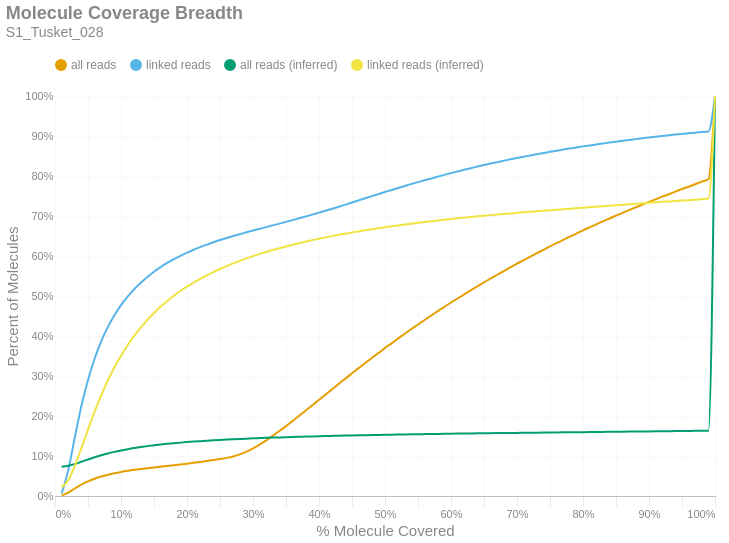

The notebook cell saved with this chart:
### Markdown cell above
### Molecule Read Coverage
This chart shows molecule coverage breadth as computed by the number of bases aligned to that molecule. In other words, "*how much of each unique long molecule is actually sequenced/aligned?*" Keep in mind there is a distinction between sequences and alignments, since some sequences belonging to a particular molecule may not align well and wouldn't appear in the alignment data. This chart also shows molecule coverage breadth as computed by the *inferred fragment* from which the aligned sequences originate. Unlike read coverage, this calculation takes into account the total insert size, including unsequenced gaps between the forward and reverse reads. Like the previous figures, these are cumulative percents.

### Code cell
if SKIPLR:
    print_html(f"Skipped")
else:
    binned_df = consolidated_hist(valids['coverage_bp'], mask, 0.01, True)
    binned_df_inf = consolidated_hist(valids['coverage_inserts'], mask, 0.01, True)
    binned_df = binned_df.with_columns(pl.lit(binned_df_inf['all reads (cumsum)']).alias('all reads (inferred)'))
    binned_df = binned_df.with_columns(pl.lit(binned_df_inf['linked reads (cumsum)']).alias('linked reads (inferred)'))
    binned_df = binned_df.with_columns(
        (pl.col('bin').cast(pl.Float64) + 0.01).alias('right_edge')
    )

    with SafeRender(binned_df):
        (
            density_plot(binned_df, 'Molecule Coverage Breadth', samplename, 'molcov', ['all reads (inferred)','linked reads (inferred)'])
            .encode(
                #x=alt.X('bin:Q', title="% Molecule Covered").axis(format = '%').scale(padding=0),
                x=alt.X('right_edge:Q', title="% Molecule Covered").axis(format='%').scale(padding=0),
                y=alt.Y('value:Q', title='Percent of Molecules')
                    .axis(format='%')
                    .stack(False)
                    .scale(domainMin=0, padding=0),
                color=alt.Color("key:N").scale(domain = ["all reads", "linked reads", "all reads (inferred)", "linked reads (inferred)"]),
                tooltip = [
                    alt.Tooltip("key:N", title = "Data Type"),
                    alt.Tooltip("range_label:N", title="% Molecule Covered"),
                    alt.Tooltip("value:Q", format = ".2%", title="% Molecules")
                ]
            )
        ).display()

### Figure 1 — Vega-Lite specification as saved in the notebook (floating-point values rounded to 4 significant figures)
{"width": "container", "height": 400, "config": {"title": {"anchor": "start", "dy": -15, "fontSize": 18, "color": "#888888", "subtitleColor": "#888888", "subtitleFontSize": 14}, "arc": {"fill": "#0072B2"}, "axis": {"domainColor": "#888888", "domainWidth": 0.5, "gridWidth": 0.2, "grid": false, "titleFontWeight": 400, "titleFontSize": 15, "labelFontSize": 11, "labelColor": "#888888", "tickColor": "#888888", "tickWidth": 0.2, "titleColor": "#888888"}, "axisBand": {"grid": false}, "axisX": {"grid": true, "tickSize": 10, "domainCap": "round"}, "axisY": {"domain": false, "grid": true, "tickSize": 0, "domainCap": "round"}, "background": "transparent", "header": {"labelFontSize": 15, "labelColor": "#888888", "titleFontSize": 15, "titleFontWeight": 600, "titleColor": "#888888"}, "legend": {"labelFont": "sans-serif", "labelFontSize": 12, "labelColor": "#888888", "symbolSize": 100, "symbolType": "circle", "titleFontSize": 12, "titlePadding": 10, "titleColor": "#888888", "title": null, "orient": "top"}, "range": {"category": ["#E69F00", "#56B4E9", "#009E73", "#F0E442", "#0072B2", "#D55E00", "#CC79A7", "#000000"], "diverging": ["#cfe8f3", "#a2d4ec", "#73bfe2", "#46abdb", "#1696d2", "#12719e"]}, "area": {"fill": "#0072B2", "fillOpacity": 0.7, "line": true, "strokeOpacity": 0.7}, "line": {"color": "#0072B2", "stroke": "#0072B2", "strokeWidth": 2}, "trail": {"color": "#0072B2", "stroke": "#0072B2", "strokeWidth": 0, "size": 1}, "point": {"filled": true, "fillOpacity": 1.0, "size": 95}, "text": {"color": "#888888", "fontSize": 11, "align": "right", "fontWeight": 400, "size": 11}, "bar": {"fill": "#0072B2", "stroke": null}, "view": {"stroke": null, "continuousWidth": 660, "continuousHeight": 400}}, "data": {"name": "data-d62d2b7f6b919f81a0cd1bdbd909eb3c"}, "mark": {"type": "line", "interpolate": "monotone", "point": {"opacity": 0, "size": 275}}, "encoding": {"color": {"field": "key", "scale": {"domain": ["all reads", "linked reads", "all reads (inferred)", "linked reads (inferred)"]}, "type": "nominal"}, "tooltip": [{"field": "key", "title": "Data Type", "type": "nominal"}, {"field": "range_label", "title": "% Molecule Covered", "type": "nominal"}, {"field": "value", "format": ".2%", "title": "% Molecules", "type": "quantitative"}], "x": {"axis": {"format": "%"}, "field": "right_edge", "scale": {"padding": 0}, "title": "% Molecule Covered", "type": "quantitative"}, "y": {"axis": {"format": "%"}, "field": "value", "scale": {"domainMin": 0, "padding": 0}, "stack": false, "title": "Percent of Molecules", "type": "quantitative"}}, "params": [{"name": "param_c36ac31b6afebe62", "select": {"type": "point", "fields": ["key"]}, "bind": "legend"}], "title": {"text": "Molecule Coverage Breadth", "subtitle": "S1_Tusket_028"}, "transform": [{"fold": ["all reads (cumsum)", "linked reads (cumsum)", "all reads (inferred)", "linked reads (inferred)"]}, {"calculate": "replace(datum.key, ' (cumsum)', '')", "as": "key"}, {"filter": {"param": "param_c36ac31b6afebe62"}}], "usermeta": {"embedOptions": {"downloadFileName": "S1_Tusket_028.molcov"}}, "$schema": "https://vega.github.io/schema/vega-lite/v6.1.0.json", "datasets": {"data-d62d2b7f6b919f81a0cd1bdbd909eb3c": [{"bin": "0.0", "interval": "0.0-0.01", "all reads": 0.001038, "linked reads": 0.006406, "all reads (cumsum)": 0.001038, "linked reads (cumsum)": 0.006406, "range_label": "0.0-0.01", "all reads (inferred)": 0.07307, "linked reads (inferred)": 0.02162, "right_edge": 0.01}, {"bin": "0.01", "interval": "0.01-0.02", "all reads": 0.007396, "linked reads": 0.05761, "all reads (cumsum)": 0.008434, "linked reads (cumsum)": 0.06401, "range_label": "0.01-0.02", "all reads (inferred)": 0.0755, "linked reads (inferred)": 0.03917, "right_edge": 0.02}, {"bin": "0.02", "interval": "0.02-0.03", "all reads": 0.01032, "linked reads": 0.08245, "all reads (cumsum)": 0.01875, "linked reads (cumsum)": 0.1465, "range_label": "0.02-0.03", "all reads (inferred)": 0.08008, "linked reads (inferred)": 0.07525, "right_edge": 0.03}, {"bin": "0.03", "interval": "0.03-0.04", "all reads": 0.009805, "linked reads": 0.07845, "all reads (cumsum)": 0.02856, "linked reads (cumsum)": 0.2249, "range_label": "0.03-0.04", "all reads (inferred)": 0.0856, "linked reads (inferred)": 0.1198, "right_edge": 0.04}, {"bin": "0.04", "interval": "0.04-0.05", "all reads": 0.008089, "linked reads": 0.06497, "all reads (cumsum)": 0.03664, "linked reads (cumsum)": 0.2899, "range_label": "0.04-0.05", "all reads (inferred)": 0.09131, "linked reads (inferred)": 0.1661, "right_edge": 0.05}, {"bin": "0.05", "interval": "0.05-0.06", "all reads": 0.006634, "linked reads": 0.05317, "all reads (cumsum)": 0.04328, "linked reads (cumsum)": 0.3431, "range_label": "0.05-0.06", "all reads (inferred)": 0.09677, "linked reads (inferred)": 0.2107, "right_edge": 0.06}, {"bin": "0.06", "interval": "0.06-0.07", "all reads": 0.005433, "linked reads": 0.04353, "all reads (cumsum)": 0.04871, "linked reads (cumsum)": 0.3866, "range_label": "0.06-0.07", "all reads (inferred)": 0.1018, "linked reads (inferred)": 0.2517, "right_edge": 0.07}, {"bin": "0.07", "interval": "0.07-0.08", "all reads": 0.004451, "linked reads": 0.03556, "all reads (cumsum)": 0.05316, "linked reads (cumsum)": 0.4221, "range_label": "0.07-0.08", "all reads (inferred)": 0.1063, "linked reads (inferred)": 0.2888, "right_edge": 0.08}, {"bin": "0.08", "interval": "0.08-0.09", "all reads": 0.003731, "linked reads": 0.02953, "all reads (cumsum)": 0.05689, "linked reads (cumsum)": 0.4517, "range_label": "0.08-0.09", "all reads (inferred)": 0.1103, "linked reads (inferred)": 0.3215, "right_edge": 0.09}, {"bin": "0.09", "interval": "0.09-0.1", "all reads": 0.003253, "linked reads": 0.02536, "all reads (cumsum)": 0.06015, "linked reads (cumsum)": 0.477, "range_label": "0.09-0.1", "all reads (inferred)": 0.1138, "linked reads (inferred)": 0.3507, "right_edge": 0.1}, {"bin": "0.1", "interval": "0.1-0.11", "all reads": 0.002786, "linked reads": 0.02139, "all reads (cumsum)": 0.06293, "linked reads (cumsum)": 0.4984, "range_label": "0.1-0.11", "all reads (inferred)": 0.117, "linked reads (inferred)": 0.3769, "right_edge": 0.11}, {"bin": "0.11", "interval": "0.11-0.12", "all reads": 0.002463, "linked reads": 0.01857, "all reads (cumsum)": 0.06539, "linked reads (cumsum)": 0.517, "range_label": "0.11-0.12", "all reads (inferred)": 0.1198, "linked reads (inferred)": 0.4004, "right_edge": 0.12}, {"bin": "0.12", "interval": "0.12-0.13", "all reads": 0.002178, "linked reads": 0.01615, "all reads (cumsum)": 0.06757, "linked reads (cumsum)": 0.5331, "range_label": "0.12-0.13", "all reads (inferred)": 0.1224, "linked reads (inferred)": 0.4215, "right_edge": 0.13}, {"bin": "0.13", "interval": "0.13-0.14", "all reads": 0.002021, "linked reads": 0.01462, "all reads (cumsum)": 0.06959, "linked reads (cumsum)": 0.5478, "range_label": "0.13-0.14", "all reads (inferred)": 0.1247, "linked reads (inferred)": 0.4403, "right_edge": 0.14}, {"bin": "0.14", "interval": "0.14-0.15", "all reads": 0.001877, "linked reads": 0.01301, "all reads (cumsum)": 0.07147, "linked reads (cumsum)": 0.5608, "range_label": "0.14-0.15", "all reads (inferred)": 0.1268, "linked reads (inferred)": 0.4577, "right_edge": 0.15}, {"bin": "0.15", "interval": "0.15-0.16", "all reads": 0.001784, "linked reads": 0.01147, "all reads (cumsum)": 0.07326, "linked reads (cumsum)": 0.5722, "range_label": "0.15-0.16", "all reads (inferred)": 0.1287, "linked reads (inferred)": 0.4732, "right_edge": 0.16}, {"bin": "0.16", "interval": "0.16-0.17", "all reads": 0.001799, "linked reads": 0.01033, "all reads (cumsum)": 0.07505, "linked reads (cumsum)": 0.5826, "range_label": "0.16-0.17", "all reads (inferred)": 0.1304, "linked reads (inferred)": 0.4874, "right_edge": 0.17}, {"bin": "0.17", "interval": "0.17-0.18", "all reads": 0.001843, "linked reads": 0.009363, "all reads (cumsum)": 0.0769, "linked reads (cumsum)": 0.5919, "range_label": "0.17-0.18", "all reads (inferred)": 0.132, "linked reads (inferred)": 0.5005, "right_edge": 0.18}, {"bin": "0.18", "interval": "0.18-0.19", "all reads": 0.001914, "linked reads": 0.008565, "all reads (cumsum)": 0.07881, "linked reads (cumsum)": 0.6005, "range_label": "0.18-0.19", "all reads (inferred)": 0.1334, "linked reads (inferred)": 0.5124, "right_edge": 0.19}, {"bin": "0.19", "interval": "0.19-0.2", "all reads": 0.001999, "linked reads": 0.007848, "all reads (cumsum)": 0.08081, "linked reads (cumsum)": 0.6083, "range_label": "0.19-0.2", "all reads (inferred)": 0.1348, "linked reads (inferred)": 0.5233, "right_edge": 0.2}, {"bin": "0.2", "interval": "0.2-0.21", "all reads": 0.002063, "linked reads": 0.007298, "all reads (cumsum)": 0.08287, "linked reads (cumsum)": 0.6156, "range_label": "0.2-0.21", "all reads (inferred)": 0.136, "linked reads (inferred)": 0.5334, "right_edge": 0.21}, {"bin": "0.21", "interval": "0.21-0.22", "all reads": 0.002187, "linked reads": 0.006712, "all reads (cumsum)": 0.08506, "linked reads (cumsum)": 0.6224, "range_label": "0.21-0.22", "all reads (inferred)": 0.1371, "linked reads (inferred)": 0.5428, "right_edge": 0.22}, {"bin": "0.22", "interval": "0.22-0.23", "all reads": 0.002277, "linked reads": 0.006182, "all reads (cumsum)": 0.08734, "linked reads (cumsum)": 0.6285, "range_label": "0.22-0.23", "all reads (inferred)": 0.1382, "linked reads (inferred)": 0.5516, "right_edge": 0.23}, {"bin": "0.23", "interval": "0.23-0.24", "all reads": 0.002447, "linked reads": 0.005853, "all reads (cumsum)": 0.08979, "linked reads (cumsum)": 0.6344, "range_label": "0.23-0.24", "all reads (inferred)": 0.1392, "linked reads (inferred)": 0.5598, "right_edge": 0.24}, {"bin": "0.24", "interval": "0.24-0.25", "all reads": 0.002651, "linked reads": 0.005501, "all reads (cumsum)": 0.09244, "linked reads (cumsum)": 0.6399, "range_label": "0.24-0.25", "all reads (inferred)": 0.1402, "linked reads (inferred)": 0.5676, "right_edge": 0.25}, {"bin": "0.25", "interval": "0.25-0.26", "all reads": 0.002876, "linked reads": 0.005106, "all reads (cumsum)": 0.09531, "linked reads (cumsum)": 0.645, "range_label": "0.25-0.26", "all reads (inferred)": 0.141, "linked reads (inferred)": 0.5748, "right_edge": 0.26}, {"bin": "0.26", "interval": "0.26-0.27", "all reads": 0.003638, "linked reads": 0.004904, "all reads (cumsum)": 0.09895, "linked reads (cumsum)": 0.6499, "range_label": "0.26-0.27", "all reads (inferred)": 0.1419, "linked reads (inferred)": 0.5815, "right_edge": 0.27}, {"bin": "0.27", "interval": "0.27-0.28", "all reads": 0.005058, "linked reads": 0.004641, "all reads (cumsum)": 0.104, "linked reads (cumsum)": 0.6545, "range_label": "0.27-0.28", "all reads (inferred)": 0.1426, "linked reads (inferred)": 0.5878, "right_edge": 0.28}, {"bin": "0.28", "interval": "0.28-0.29", "all reads": 0.006803, "linked reads": 0.004625, "all reads (cumsum)": 0.1108, "linked reads (cumsum)": 0.6592, "range_label": "0.28-0.29", "all reads (inferred)": 0.1434, "linked reads (inferred)": 0.594, "right_edge": 0.29}, {"bin": "0.29", "interval": "0.29-0.3", "all reads": 0.008381, "linked reads": 0.004444, "all reads (cumsum)": 0.1192, "linked reads (cumsum)": 0.6636, "range_label": "0.29-0.3", "all reads (inferred)": 0.1441, "linked reads (inferred)": 0.5997, "right_edge": 0.3}, {"bin": "0.3", "interval": "0.3-0.31", "all reads": 0.009441, "linked reads": 0.004302, "all reads (cumsum)": 0.1286, "linked reads (cumsum)": 0.6679, "range_label": "0.3-0.31", "all reads (inferred)": 0.1447, "linked reads (inferred)": 0.6049, "right_edge": 0.31}, {"bin": "0.31", "interval": "0.31-0.32", "all reads": 0.01049, "linked reads": 0.004251, "all reads (cumsum)": 0.1391, "linked reads (cumsum)": 0.6722, "range_label": "0.31-0.32", "all reads (inferred)": 0.1454, "linked reads (inferred)": 0.6101, "right_edge": 0.32}, {"bin": "0.32", "interval": "0.32-0.33", "all reads": 0.01139, "linked reads": 0.00437, "all reads (cumsum)": 0.1505, "linked reads (cumsum)": 0.6765, "range_label": "0.32-0.33", "all reads (inferred)": 0.146, "linked reads (inferred)": 0.615, "right_edge": 0.33}, {"bin": "0.33", "interval": "0.33-0.34", "all reads": 0.01184, "linked reads": 0.00434, "all reads (cumsum)": 0.1624, "linked reads (cumsum)": 0.6809, "range_label": "0.33-0.34", "all reads (inferred)": 0.1465, "linked reads (inferred)": 0.6196, "right_edge": 0.34}, {"bin": "0.34", "interval": "0.34-0.35", "all reads": 0.01235, "linked reads": 0.004406, "all reads (cumsum)": 0.1747, "linked reads (cumsum)": 0.6853, "range_label": "0.34-0.35", "all reads (inferred)": 0.1471, "linked reads (inferred)": 0.6239, "right_edge": 0.35}, {"bin": "0.35", "interval": "0.35-0.36", "all reads": 0.01284, "linked reads": 0.004484, "all reads (cumsum)": 0.1875, "linked reads (cumsum)": 0.6898, "range_label": "0.35-0.36", "all reads (inferred)": 0.1476, "linked reads (inferred)": 0.6281, "right_edge": 0.36}, {"bin": "0.36", "interval": "0.36-0.37", "all reads": 0.01301, "linked reads": 0.004441, "all reads (cumsum)": 0.2006, "linked reads (cumsum)": 0.6942, "range_label": "0.36-0.37", "all reads (inferred)": 0.1481, "linked reads (inferred)": 0.6321, "right_edge": 0.37}, {"bin": "0.37", "interval": "0.37-0.38", "all reads": 0.01324, "linked reads": 0.004583, "all reads (cumsum)": 0.2138, "linked reads (cumsum)": 0.6988, "range_label": "0.37-0.38", "all reads (inferred)": 0.1486, "linked reads (inferred)": 0.636, "right_edge": 0.38}, {"bin": "0.38", "interval": "0.38-0.39", "all reads": 0.01329, "linked reads": 0.004654, "all reads (cumsum)": 0.2271, "linked reads (cumsum)": 0.7034, "range_label": "0.38-0.39", "all reads (inferred)": 0.149, "linked reads (inferred)": 0.6397, "right_edge": 0.39}, {"bin": "0.39", "interval": "0.39-0.4", "all reads": 0.01353, "linked reads": 0.004889, "all reads (cumsum)": 0.2406, "linked reads (cumsum)": 0.7083, "range_label": "0.39-0.4", "all reads (inferred)": 0.1495, "linked reads (inferred)": 0.6432, "right_edge": 0.4}, {"bin": "0.4", "interval": "0.4-0.41", "all reads": 0.01319, "linked reads": 0.004908, "all reads (cumsum)": 0.2538, "linked reads (cumsum)": 0.7132, "range_label": "0.4-0.41", "all reads (inferred)": 0.1499, "linked reads (inferred)": 0.6465, "right_edge": 0.41}, {"bin": "0.41", "interval": "0.41-0.42", "all reads": 0.01331, "linked reads": 0.004984, "all reads (cumsum)": 0.2671, "linked reads (cumsum)": 0.7182, "range_label": "0.41-0.42", "all reads (inferred)": 0.1503, "linked reads (inferred)": 0.6497, "right_edge": 0.42}, {"bin": "0.42", "interval": "0.42-0.43", "all reads": 0.01334, "linked reads": 0.005044, "all reads (cumsum)": 0.2805, "linked reads (cumsum)": 0.7233, "range_label": "0.42-0.43", "all reads (inferred)": 0.1507, "linked reads (inferred)": 0.6529, "right_edge": 0.43}, {"bin": "0.43", "interval": "0.43-0.44", "all reads": 0.01305, "linked reads": 0.005207, "all reads (cumsum)": 0.2935, "linked reads (cumsum)": 0.7285, "range_label": "0.43-0.44", "all reads (inferred)": 0.151, "linked reads (inferred)": 0.6558, "right_edge": 0.44}, {"bin": "0.44", "interval": "0.44-0.45", "all reads": 0.01317, "linked reads": 0.005192, "all reads (cumsum)": 0.3067, "linked reads (cumsum)": 0.7337, "range_label": "0.44-0.45", "all reads (inferred)": 0.1514, "linked reads (inferred)": 0.6587, "right_edge": 0.45}, {"bin": "0.45", "interval": "0.45-0.46", "all reads": 0.01301, "linked reads": 0.005329, "all reads (cumsum)": 0.3197, "linked reads (cumsum)": 0.739, "range_label": "0.45-0.46", "all reads (inferred)": 0.1517, "linked reads (inferred)": 0.6615, "right_edge": 0.46}, {"bin": "0.46", "interval": "0.46-0.47", "all reads": 0.01274, "linked reads": 0.005313, "all reads (cumsum)": 0.3324, "linked reads (cumsum)": 0.7443, "range_label": "0.46-0.47", "all reads (inferred)": 0.1521, "linked reads (inferred)": 0.6642, "right_edge": 0.47}, {"bin": "0.47", "interval": "0.47-0.48", "all reads": 0.01274, "linked reads": 0.005269, "all reads (cumsum)": 0.3452, "linked reads (cumsum)": 0.7496, "range_label": "0.47-0.48", "all reads (inferred)": 0.1524, "linked reads (inferred)": 0.6668, "right_edge": 0.48}, {"bin": "0.48", "interval": "0.48-0.49", "all reads": 0.01199, "linked reads": 0.005203, "all reads (cumsum)": 0.3571, "linked reads (cumsum)": 0.7548, "range_label": "0.48-0.49", "all reads (inferred)": 0.1527, "linked reads (inferred)": 0.6693, "right_edge": 0.49}, {"bin": "0.49", "interval": "0.49-0.5", "all reads": 0.01325, "linked reads": 0.005298, "all reads (cumsum)": 0.3704, "linked reads (cumsum)": 0.7601, "range_label": "0.49-0.5", "all reads (inferred)": 0.153, "linked reads (inferred)": 0.6718, "right_edge": 0.5}, {"bin": "0.5", "interval": "0.5-0.51", "all reads": 0.01117, "linked reads": 0.00491, "all reads (cumsum)": 0.3816, "linked reads (cumsum)": 0.765, "range_label": "0.5-0.51", "all reads (inferred)": 0.1533, "linked reads (inferred)": 0.6741, "right_edge": 0.51}, {"bin": "0.51", "interval": "0.51-0.52", "all reads": 0.01242, "linked reads": 0.005163, "all reads (cumsum)": 0.394, "linked reads (cumsum)": 0.7702, "range_label": "0.51-0.52", "all reads (inferred)": 0.1536, "linked reads (inferred)": 0.6764, "right_edge": 0.52}, {"bin": "0.52", "interval": "0.52-0.53", "all reads": 0.0117, "linked reads": 0.00494, "all reads (cumsum)": 0.4057, "linked reads (cumsum)": 0.7751, "range_label": "0.52-0.53", "all reads (inferred)": 0.1539, "linked reads (inferred)": 0.6786, "right_edge": 0.53}, {"bin": "0.53", "interval": "0.53-0.54", "all reads": 0.01175, "linked reads": 0.004808, "all reads (cumsum)": 0.4174, "linked reads (cumsum)": 0.7799, "range_label": "0.53-0.54", "all reads (inferred)": 0.1542, "linked reads (inferred)": 0.6808, "right_edge": 0.54}, {"bin": "0.54", "interval": "0.54-0.55", "all reads": 0.01123, "linked reads": 0.004769, "all reads (cumsum)": 0.4287, "linked reads (cumsum)": 0.7847, "range_label": "0.54-0.55", "all reads (inferred)": 0.1545, "linked reads (inferred)": 0.6829, "right_edge": 0.55}, {"bin": "0.55", "interval": "0.55-0.56", "all reads": 0.01138, "linked reads": 0.00468, "all reads (cumsum)": 0.44, "linked reads (cumsum)": 0.7894, "range_label": "0.55-0.56", "all reads (inferred)": 0.1547, "linked reads (inferred)": 0.685, "right_edge": 0.56}, {"bin": "0.56", "interval": "0.56-0.57", "all reads": 0.01118, "linked reads": 0.004547, "all reads (cumsum)": 0.4512, "linked reads (cumsum)": 0.7939, "range_label": "0.56-0.57", "all reads (inferred)": 0.155, "linked reads (inferred)": 0.6869, "right_edge": 0.57}, {"bin": "0.57", "interval": "0.57-0.58", "all reads": 0.01081, "linked reads": 0.004475, "all reads (cumsum)": 0.462, "linked reads (cumsum)": 0.7984, "range_label": "0.57-0.58", "all reads (inferred)": 0.1552, "linked reads (inferred)": 0.6888, "right_edge": 0.58}, {"bin": "0.58", "interval": "0.58-0.59", "all reads": 0.01084, "linked reads": 0.004474, "all reads (cumsum)": 0.4729, "linked reads (cumsum)": 0.8028, "range_label": "0.58-0.59", "all reads (inferred)": 0.1555, "linked reads (inferred)": 0.6906, "right_edge": 0.59}, {"bin": "0.59", "interval": "0.59-0.6", "all reads": 0.0108, "linked reads": 0.004402, "all reads (cumsum)": 0.4837, "linked reads (cumsum)": 0.8073, "range_label": "0.59-0.6", "all reads (inferred)": 0.1557, "linked reads (inferred)": 0.6925, "right_edge": 0.6}, {"bin": "0.6", "interval": "0.6-0.61", "all reads": 0.0101, "linked reads": 0.004197, "all reads (cumsum)": 0.4938, "linked reads (cumsum)": 0.8114, "range_label": "0.6-0.61", "all reads (inferred)": 0.156, "linked reads (inferred)": 0.6943, "right_edge": 0.61}, {"bin": "0.61", "interval": "0.61-0.62", "all reads": 0.01042, "linked reads": 0.004132, "all reads (cumsum)": 0.5042, "linked reads (cumsum)": 0.8156, "range_label": "0.61-0.62", "all reads (inferred)": 0.1562, "linked reads (inferred)": 0.6959, "right_edge": 0.62}, {"bin": "0.62", "interval": "0.62-0.63", "all reads": 0.01001, "linked reads": 0.003971, "all reads (cumsum)": 0.5142, "linked reads (cumsum)": 0.8196, "range_label": "0.62-0.63", "all reads (inferred)": 0.1564, "linked reads (inferred)": 0.6975, "right_edge": 0.63}, {"bin": "0.63", "interval": "0.63-0.64", "all reads": 0.009947, "linked reads": 0.003988, "all reads (cumsum)": 0.5242, "linked reads (cumsum)": 0.8235, "range_label": "0.63-0.64", "all reads (inferred)": 0.1566, "linked reads (inferred)": 0.6991, "right_edge": 0.64}, {"bin": "0.64", "interval": "0.64-0.65", "all reads": 0.009692, "linked reads": 0.003781, "all reads (cumsum)": 0.5339, "linked reads (cumsum)": 0.8273, "range_label": "0.64-0.65", "all reads (inferred)": 0.1568, "linked reads (inferred)": 0.7007, "right_edge": 0.65}, {"bin": "0.65", "interval": "0.65-0.66", "all reads": 0.00995, "linked reads": 0.003678, "all reads (cumsum)": 0.5438, "linked reads (cumsum)": 0.831, "range_label": "0.65-0.66", "all reads (inferred)": 0.157, "linked reads (inferred)": 0.7022, "right_edge": 0.66}, {"bin": "0.66", "interval": "0.66-0.67", "all reads": 0.009314, "linked reads": 0.00354, "all reads (cumsum)": 0.5531, "linked reads (cumsum)": 0.8345, "range_label": "0.66-0.67", "all reads (inferred)": 0.1572, "linked reads (inferred)": 0.7036, "right_edge": 0.67}, {"bin": "0.67", "interval": "0.67-0.68", "all reads": 0.009363, "linked reads": 0.003635, "all reads (cumsum)": 0.5625, "linked reads (cumsum)": 0.8382, "range_label": "0.67-0.68", "all reads (inferred)": 0.1574, "linked reads (inferred)": 0.7051, "right_edge": 0.68}, {"bin": "0.68", "interval": "0.68-0.69", "all reads": 0.009093, "linked reads": 0.003522, "all reads (cumsum)": 0.5716, "linked reads (cumsum)": 0.8417, "range_label": "0.68-0.69", "all reads (inferred)": 0.1576, "linked reads (inferred)": 0.7064, "right_edge": 0.69}, {"bin": "0.69", "interval": "0.69-0.7", "all reads": 0.009176, "linked reads": 0.003264, "all reads (cumsum)": 0.5807, "linked reads (cumsum)": 0.845, "range_label": "0.69-0.7", "all reads (inferred)": 0.1578, "linked reads (inferred)": 0.7078, "right_edge": 0.7}, {"bin": "0.7", "interval": "0.7-0.71", "all reads": 0.008812, "linked reads": 0.003197, "all reads (cumsum)": 0.5896, "linked reads (cumsum)": 0.8482, "range_label": "0.7-0.71", "all reads (inferred)": 0.158, "linked reads (inferred)": 0.7091, "right_edge": 0.71}, {"bin": "0.71", "interval": "0.71-0.72", "all reads": 0.00869, "linked reads": 0.003178, "all reads (cumsum)": 0.5982, "linked reads (cumsum)": 0.8513, "range_label": "0.71-0.72", "all reads (inferred)": 0.1582, "linked reads (inferred)": 0.7105, "right_edge": 0.72}, {"bin": "0.72", "interval": "0.72-0.73", "all reads": 0.00876, "linked reads": 0.003061, "all reads (cumsum)": 0.607, "linked reads (cumsum)": 0.8544, "range_label": "0.72-0.73", "all reads (inferred)": 0.1584, "linked reads (inferred)": 0.7118, "right_edge": 0.73}, {"bin": "0.73", "interval": "0.73-0.74", "all reads": 0.008399, "linked reads": 0.003028, "all reads (cumsum)": 0.6154, "linked reads (cumsum)": 0.8574, "range_label": "0.73-0.74", "all reads (inferred)": 0.1586, "linked reads (inferred)": 0.7132, "right_edge": 0.74}, {"bin": "0.74", "interval": "0.74-0.75", "all reads": 0.008749, "linked reads": 0.003004, "all reads (cumsum)": 0.6242, "linked reads (cumsum)": 0.8604, "range_label": "0.74-0.75", "all reads (inferred)": 0.1587, "linked reads (inferred)": 0.7145, "right_edge": 0.75}, {"bin": "0.75", "interval": "0.75-0.76", "all reads": 0.007984, "linked reads": 0.002749, "all reads (cumsum)": 0.6321, "linked reads (cumsum)": 0.8632, "range_label": "0.75-0.76", "all reads (inferred)": 0.1589, "linked reads (inferred)": 0.7157, "right_edge": 0.76}, {"bin": "0.76", "interval": "0.76-0.77", "all reads": 0.008152, "linked reads": 0.002892, "all reads (cumsum)": 0.6403, "linked reads (cumsum)": 0.8661, "range_label": "0.76-0.77", "all reads (inferred)": 0.1591, "linked reads (inferred)": 0.717, "right_edge": 0.77}, {"bin": "0.77", "interval": "0.77-0.78", "all reads": 0.007957, "linked reads": 0.002695, "all reads (cumsum)": 0.6482, "linked reads (cumsum)": 0.8688, "range_label": "0.77-0.78", "all reads (inferred)": 0.1593, "linked reads (inferred)": 0.7183, "right_edge": 0.78}, {"bin": "0.78", "interval": "0.78-0.79", "all reads": 0.007801, "linked reads": 0.002611, "all reads (cumsum)": 0.6561, "linked reads (cumsum)": 0.8714, "range_label": "0.78-0.79", "all reads (inferred)": 0.1595, "linked reads (inferred)": 0.7195, "right_edge": 0.79}, {"bin": "0.79", "interval": "0.79-0.8", "all reads": 0.008118, "linked reads": 0.002667, "all reads (cumsum)": 0.6642, "linked reads (cumsum)": 0.874, "range_label": "0.79-0.8", "all reads (inferred)": 0.1597, "linked reads (inferred)": 0.7208, "right_edge": 0.8}, {"bin": "0.8", "interval": "0.8-0.81", "all reads": 0.007343, "linked reads": 0.002411, "all reads (cumsum)": 0.6715, "linked reads (cumsum)": 0.8765, "range_label": "0.8-0.81", "all reads (inferred)": 0.1599, "linked reads (inferred)": 0.7221, "right_edge": 0.81}, {"bin": "0.81", "interval": "0.81-0.82", "all reads": 0.007446, "linked reads": 0.002375, "all reads (cumsum)": 0.679, "linked reads (cumsum)": 0.8788, "range_label": "0.81-0.82", "all reads (inferred)": 0.16, "linked reads (inferred)": 0.7233, "right_edge": 0.82}, {"bin": "0.82", "interval": "0.82-0.83", "all reads": 0.007509, "linked reads": 0.002344, "all reads (cumsum)": 0.6865, "linked reads (cumsum)": 0.8812, "range_label": "0.82-0.83", "all reads (inferred)": 0.1602, "linked reads (inferred)": 0.7245, "right_edge": 0.83}, {"bin": "0.83", "interval": "0.83-0.84", "all reads": 0.007297, "linked reads": 0.002422, "all reads (cumsum)": 0.6938, "linked reads (cumsum)": 0.8836, "range_label": "0.83-0.84", "all reads (inferred)": 0.1604, "linked reads (inferred)": 0.7258, "right_edge": 0.84}, {"bin": "0.84", "interval": "0.84-0.85", "all reads": 0.007097, "linked reads": 0.002173, "all reads (cumsum)": 0.7009, "linked reads (cumsum)": 0.8858, "range_label": "0.84-0.85", "all reads (inferred)": 0.1606, "linked reads (inferred)": 0.727, "right_edge": 0.85}, {"bin": "0.85", "interval": "0.85-0.86", "all reads": 0.007131, "linked reads": 0.00223, "all reads (cumsum)": 0.708, "linked reads (cumsum)": 0.888, "range_label": "0.85-0.86", "all reads (inferred)": 0.1608, "linked reads (inferred)": 0.7282, "right_edge": 0.86}, {"bin": "0.86", "interval": "0.86-0.87", "all reads": 0.006861, "linked reads": 0.002135, "all reads (cumsum)": 0.7149, "linked reads (cumsum)": 0.8901, "range_label": "0.86-0.87", "all reads (inferred)": 0.161, "linked reads (inferred)": 0.7294, "right_edge": 0.87}, {"bin": "0.87", "interval": "0.87-0.88", "all reads": 0.00693, "linked reads": 0.00205, "all reads (cumsum)": 0.7218, "linked reads (cumsum)": 0.8922, "range_label": "0.87-0.88", "all reads (inferred)": 0.1611, "linked reads (inferred)": 0.7306, "right_edge": 0.88}, {"bin": "0.88", "interval": "0.88-0.89", "all reads": 0.006697, "linked reads": 0.002067, "all reads (cumsum)": 0.7285, "linked reads (cumsum)": 0.8942, "range_label": "0.88-0.89", "all reads (inferred)": 0.1613, "linked reads (inferred)": 0.7318, "right_edge": 0.89}, {"bin": "0.89", "interval": "0.89-0.9", "all reads": 0.006784, "linked reads": 0.001959, "all reads (cumsum)": 0.7353, "linked reads (cumsum)": 0.8962, "range_label": "0.89-0.9", "all reads (inferred)": 0.1615, "linked reads (inferred)": 0.7331, "right_edge": 0.9}, {"bin": "0.9", "interval": "0.9-0.91", "all reads": 0.006292, "linked reads": 0.001897, "all reads (cumsum)": 0.7416, "linked reads (cumsum)": 0.8981, "range_label": "0.9-0.91", "all reads (inferred)": 0.1617, "linked reads (inferred)": 0.7342, "right_edge": 0.91}, {"bin": "0.91", "interval": "0.91-0.92", "all reads": 0.007019, "linked reads": 0.001919, "all reads (cumsum)": 0.7486, "linked reads (cumsum)": 0.9, "range_label": "0.91-0.92", "all reads (inferred)": 0.1619, "linked reads (inferred)": 0.7353, "right_edge": 0.92}, {"bin": "0.92", "interval": "0.92-0.93", "all reads": 0.005926, "linked reads": 0.001769, "all reads (cumsum)": 0.7545, "linked reads (cumsum)": 0.9018, "range_label": "0.92-0.93", "all reads (inferred)": 0.1621, "linked reads (inferred)": 0.7364, "right_edge": 0.93}, {"bin": "0.93", "interval": "0.93-0.94", "all reads": 0.006308, "linked reads": 0.001758, "all reads (cumsum)": 0.7608, "linked reads (cumsum)": 0.9035, "range_label": "0.93-0.94", "all reads (inferred)": 0.1622, "linked reads (inferred)": 0.7375, "right_edge": 0.94}, {"bin": "0.94", "interval": "0.94-0.95", "all reads": 0.006789, "linked reads": 0.00165, "all reads (cumsum)": 0.7676, "linked reads (cumsum)": 0.9052, "range_label": "0.94-0.95", "all reads (inferred)": 0.1624, "linked reads (inferred)": 0.7385, "right_edge": 0.95}, {"bin": "0.95", "interval": "0.95-0.96", "all reads": 0.005495, "linked reads": 0.001612, "all reads (cumsum)": 0.7731, "linked reads (cumsum)": 0.9068, "range_label": "0.95-0.96", "all reads (inferred)": 0.1626, "linked reads (inferred)": 0.7396, "right_edge": 0.96}, {"bin": "0.96", "interval": "0.96-0.97", "all reads": 0.006372, "linked reads": 0.001564, "all reads (cumsum)": 0.7795, "linked reads (cumsum)": 0.9084, "range_label": "0.96-0.97", "all reads (inferred)": 0.1628, "linked reads (inferred)": 0.7408, "right_edge": 0.97}, {"bin": "0.97", "interval": "0.97-0.98", "all reads": 0.006429, "linked reads": 0.001453, "all reads (cumsum)": 0.7859, "linked reads (cumsum)": 0.9098, "range_label": "0.97-0.98", "all reads (inferred)": 0.1631, "linked reads (inferred)": 0.7421, "right_edge": 0.98}, {"bin": "0.98", "interval": "0.98-0.99", "all reads": 0.005975, "linked reads": 0.00155, "all reads (cumsum)": 0.7919, "linked reads (cumsum)": 0.9114, "range_label": "0.98-0.99", "all reads (inferred)": 0.1634, "linked reads (inferred)": 0.7435, "right_edge": 0.99}, {"bin": "0.99", "interval": "0.99-1.0", "all reads": 0.2081, "linked reads": 0.08862, "all reads (cumsum)": 1.0, "linked reads (cumsum)": 1.0, "range_label": "0.99-1.0", "all reads (inferred)": 1.0, "linked reads (inferred)": 1.0, "right_edge": 1.0}]}}
